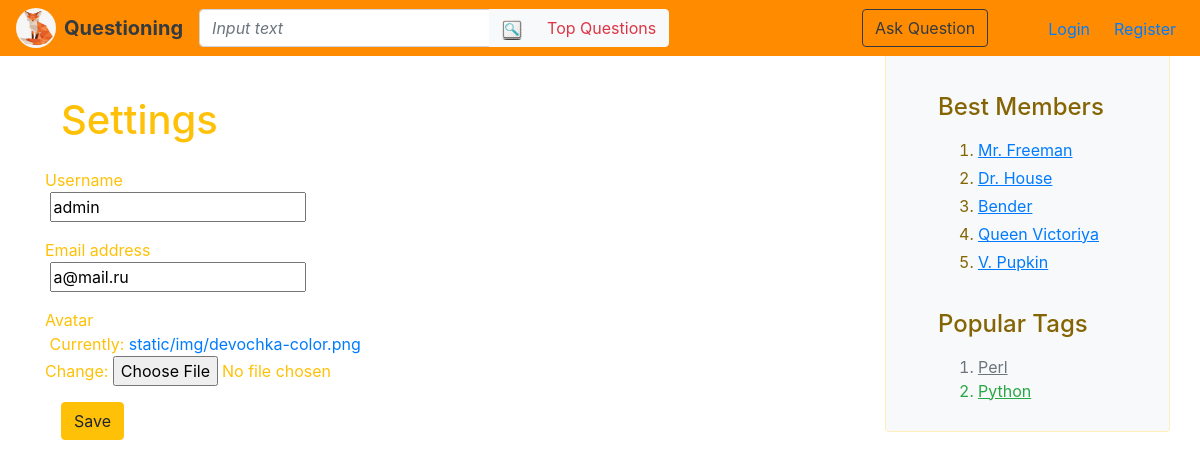
Before: /settings/admin with the older database file.
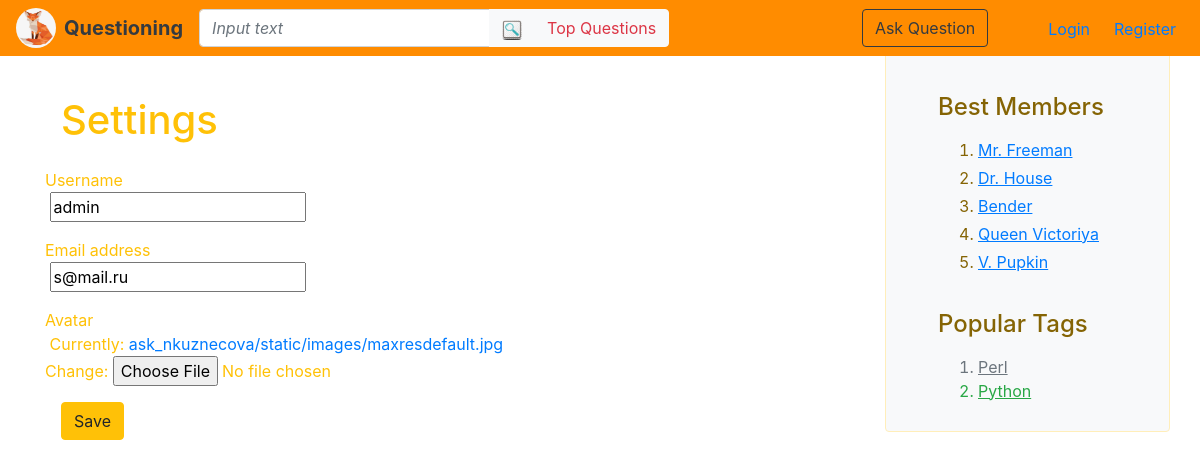
After: the same page with the newer database file.
### questions/models.py (models this page shows)
class Profile(AbstractUser):
    avatar = models.ImageField(upload_to='ask_nkuznecova/static/images/')

### questions/views.py (the view)
# urls.py: path('settings/<pk>', views.settings, name='settings'),
def settings(request, pk):
    obj = get_object_or_404(Profile, username=pk)
    form = AccountSettings(request.POST or None, instance=obj)
    if form.is_valid():
        print(form.cleaned_data.get('avatar'))
        obj = form.save(commit=False)
        print(obj.photo.url)
        obj.save()
        return HttpResponseRedirect('/index')
    else:
        p = {'form': form}
    return render(request, 'register/accountSettings.html', p)

### questions/forms.py
class AccountSettings(forms.ModelForm):
    class Meta:
        model = Profile
        fields = ('username', 'email', 'avatar')

### questions/templates/register/accountSettings.html (shortened to what this page needs)
<!DOCTYPE html>
{%  extends 'questions/base.html' %}
{% load static %}
 {% block main-content %}
                <div class="row justify-content-begin">
                    <div class="col-xl-9 pr-4 " >
                <h1 class=" mb-4 mx-3 text-warning mt-5">Settings</h1>
                <form action="" method="POST" enctype="multipart/form-data">
                    <table>
{% for f in form.visible_fields %}
			<div class="login-form-group text-warning  mt-3 ">
				{{ f.label }}
				<div>
				{{ f }}
			</div>
			</div>
			{% endfor %}
                        </table>
 <button type="submit" class="btn btn-warning my-2 mt-3 mx-3">Save</button>
</form>
            </div>
                </div>
    {% endblock %}

### questions/templates/questions/base.html (shortened to what this page needs)
<!DOCTYPE html>
<html lang="en">
<head>
    <link rel="stylesheet" href="https://maxcdn.bootstrapcdn.com/bootstrap/4.3.1/css/bootstrap.min.css">
</head>
<body>
    <nav class="navbar navbar-expand-md navbar-light fixed-top" style="background-color: #FF8C00;">
        <img src="/static/images/9bfed720a932217bc87c0e02a269b891.jpg" width="40" height="40" class=" mr-2 rounded-circle">
            <a class="navbar-brand  m-auto  text-dark  font-weight-bold" href="{% url  "questions" %}">      Questioning</a>
        <div class="navbar-collapse collapse" id="navbarCollapse" style="">
            <form class="navbar-form mx=auto " action="#" >
                <div class="input-group ml-3 my-auto">
                    <input class="form-control  font-italic" type="text" placeholder="Input text">
                    <div class="input-group-append">
                        <a class="btn btn-light my-auto" role="button"  href="#" ><img src="/static/images/lupa.jpg" class="rounded" width="20" height="20"></a>
                        <a class="btn btn-light  text-danger" role="button"  href="{% url "hot"  %}" >Top Questions</a>
                    </div>
                </div>
            </form>
            <ul class="navbar-nav auto ml-auto mb-auto">
                <a class="btn btn-outline-dark mr-5" role="button" href="{% url "ask"  %}" >Ask Question</a>
                <li class="nav-item">
                 {% if user.is_authenticated %}
                        <li class="px-2">
                             <div class="avatar-thumbnail mb-2" >
                                <img src="{{ user.avatar_tn_small.url|default_if_none:'#' }}">
                        </div>
                        </li>
                        <li class="px-2">
                            <div style="display: block; ">{{ user.username }}</div>
                            <a href="{% url 'settings' pk=user.username %}" class="text-dark">settings</a>
                            <a href="{% url 'logout' %}?continue={{ request.path }}" class="text-dark">logout</a>
                        </li>
                    {% else %}
                        <li class="px-2 ml-1 mt-2"><a href="{% url 'login' %}?continue={{ request.path }}"> Login </a></li>
                        <li class="px-2 ml-2 mt-2"><a href="{% url 'register' %}"> Register </a></li>
                    {% endif %}
            </ul>
        </div>
    </nav>
    <div class="container ">
        <div class="row ">
             <div class="col-sm-9 mt-5 ">
                  {% block main-content %}{% endblock %}
            </div>
            <div class="col-md-3  bg-light  alert alert-warning  ">
                <div class="p-3 mb-3 mt-5 mb-4  position-fixed">
                <div class="p-3 ">
                    <h4 class="mb-3 ">Best Members</h4>
                    <ol class="list mb-1">
                        <li class="mb-1"><a href="#"><u>Mr. Freeman</u></a></li>
                        <li class="mb-1"><a href="#"><u>Dr. House</u></a></li>
                        <li class="mb-1"><a href="#"><u>Bender</u></a></li>
                        <li class="mb-1"><a href="#"><u>Queen Victoriya</u></a></li>
                        <li class="mb-1"><a href="#"><u>V. Pupkin</u></a></li>
                    </ol>
                </div>
                    <div class="p-3 ">
                     <h4 class="mb-3 ">Popular Tags</h4>
                        <ol class="list ">
                        <li class=" text-secondary"><u>Perl</u></a></li>
                        <li class="text-success"><u>Python</u></a></li>
                    </ol>
                    </div>
                </div>
            </div>
        </div>
    </div>
</body>
</html>

Changed rows visible on the page:
changed Profile "admin": email "a@mail.ru" → "s@mail.ru"
Other visible differences:
text no longer shown: "Currently: static/img/devochka-color.png Change:"
text now shown: "Currently: ask_nkuznecova/static/images/maxresdefault.jpg Change:"
